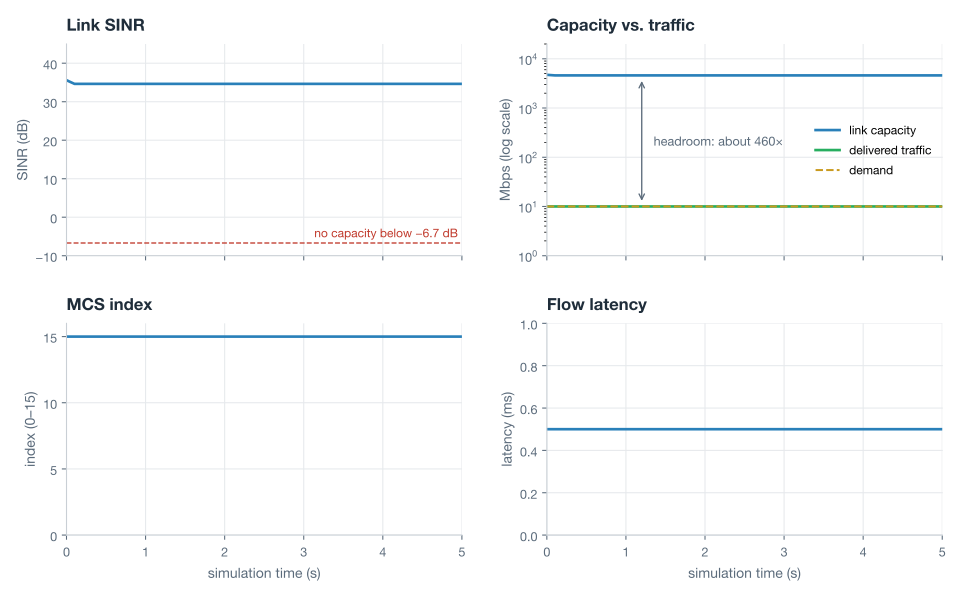

Source code (Python):
"""Generate first-result.svg, the 4-panel figure on the "Understand the result" page.

It plots seed 1 of the 01-static-los-baseline run made on "Your first run":
link SINR, capacity against delivered traffic, MCS index and flow latency.
Run it with the project venv from docs/, passing the run's output folder:

    ../.venv/bin/python diagrams/first-result.py \\
        ../outputs/getting-started/01-static-los-baseline

The figure in the docs was made from a run of the simulator binary built from
this repository, with the scenario's tracked run.ini and --seeds=1.
"""
import csv
import os
import sys

import matplotlib

matplotlib.use("Agg")
import matplotlib.pyplot as plt  # noqa: E402

HERE = os.path.dirname(os.path.abspath(__file__))
TARGET = os.path.join(HERE, "first-result.svg")

INK, MUTED, GRID = "#1f2d3a", "#5b6b7b", "#e6e9ec"
BLUE, AMBER, GREEN, RED = "#2980b9", "#c99a1e", "#27ae60", "#c0392b"
SINR_MIN_DB = -6.7  # below this a link carries nothing (src/eval/sinr-capacity.h)


def read(path):
    with open(path, newline="") as f:
        rows = [r for r in csv.reader(line for line in f if not line.startswith("#"))]
    head, body = rows[0], rows[1:]
    return [dict(zip(head, r)) for r in body]


def col(rows, key):
    return [float(r[key]) for r in rows]


def style(ax, title, ylabel):
    ax.set_title(title, loc="left", fontsize=12.5, fontweight="bold", color=INK, pad=10)
    ax.set_ylabel(ylabel, fontsize=10.5, color=MUTED)
    ax.grid(True, color=GRID, linewidth=0.8)
    ax.set_axisbelow(True)
    for side in ("top", "right"):
        ax.spines[side].set_visible(False)
    for side in ("left", "bottom"):
        ax.spines[side].set_color("#c9cfd5")
    ax.tick_params(colors=MUTED, labelsize=9.5)
    ax.set_xlim(0, 5)


def main():
    run = sys.argv[1] if len(sys.argv) > 1 else os.path.join(
        HERE, "..", "..", "outputs", "getting-started", "01-static-los-baseline")
    seed = os.path.join(run, "seed-1")
    links = read(os.path.join(seed, "links.csv"))
    mcs = read(os.path.join(seed, "mcs.csv"))
    flows = read(os.path.join(seed, "flows.csv"))

    t = col(links, "time_s")
    plt.rcParams["font.family"] = ["Helvetica Neue", "Helvetica", "Arial", "DejaVu Sans"]
    fig, axes = plt.subplots(2, 2, figsize=(10, 6.2), sharex=True)
    fig.patch.set_facecolor("white")

    ax = axes[0][0]
    ax.plot(t, col(links, "sinr_db"), color=BLUE, linewidth=2)
    ax.axhline(SINR_MIN_DB, color=RED, linewidth=1, linestyle="--")
    ax.text(4.95, SINR_MIN_DB + 1.5, "no capacity below −6.7 dB", ha="right", fontsize=9, color=RED)
    ax.set_ylim(-10, 45)
    style(ax, "Link SINR", "SINR (dB)")

    ax = axes[0][1]
    ax.plot(t, col(links, "capacity_mbps"), color=BLUE, linewidth=2, label="link capacity")
    ax.plot(col(flows, "time_s"), col(flows, "delivered_mbps"), color=GREEN, linewidth=2,
            label="delivered traffic")
    ax.plot(col(flows, "time_s"), col(flows, "demand_mbps"), color=AMBER, linewidth=1.5,
            linestyle="--", label="demand")
    ax.set_yscale("log")
    ax.set_ylim(1, 20000)
    cap = sorted(col(links, "capacity_mbps"))[len(links) // 2]
    dem = col(flows, "demand_mbps")[0]
    ax.annotate("", xy=(1.2, dem * 1.15), xytext=(1.2, cap / 1.15),
                arrowprops=dict(arrowstyle="<->", color=MUTED, linewidth=1))
    ax.text(1.35, (cap * dem) ** 0.5, f"headroom: about {cap / dem:,.0f}×", fontsize=9.5,
            color=MUTED, va="center")
    ax.legend(loc="center right", fontsize=9, frameon=False)
    style(ax, "Capacity vs. traffic", "Mbps (log scale)")

    ax = axes[1][0]
    ax.step(col(mcs, "time_s"), col(mcs, "mcs_index"), where="post", color=BLUE, linewidth=2)
    ax.set_ylim(0, 16)
    ax.set_yticks([0, 5, 10, 15])
    style(ax, "MCS index", "index (0–15)")
    ax.set_xlabel("simulation time (s)", fontsize=10.5, color=MUTED)

    ax = axes[1][1]
    ax.plot(col(flows, "time_s"), col(flows, "latency_ms"), color=BLUE, linewidth=2)
    ax.set_ylim(0, 1.0)
    style(ax, "Flow latency", "latency (ms)")
    ax.set_xlabel("simulation time (s)", fontsize=10.5, color=MUTED)

    fig.tight_layout(h_pad=2.2, w_pad=2.5)
    fig.savefig(TARGET, format="svg", facecolor="white")
    print(f"wrote {TARGET}")


if __name__ == "__main__":
    main()
